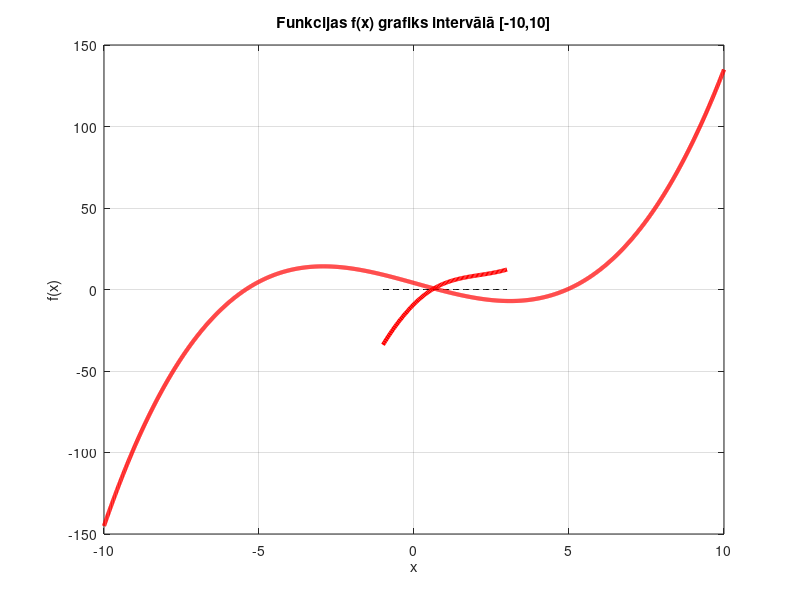
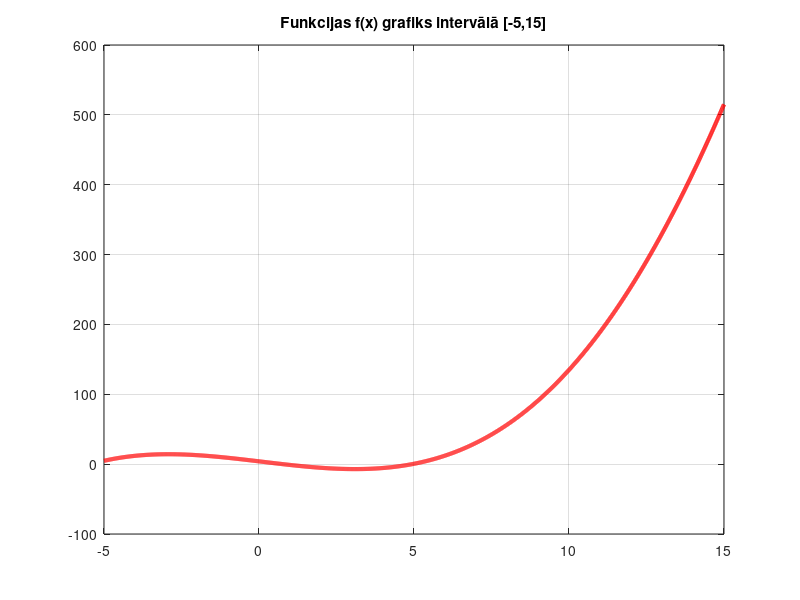

These charts were generated, in order, by the following MATLAB code: (Note: this script raises an error after producing the figures.)
clc, clearvars, format compact, close all, format longG

%% 1. Uzdevums

x = linspace(-10, 10, 400);
y = linspace(-5, 5, 400);
[X, Y] = meshgrid(x, y);

f1 = X.^2/12 + Y.^2 - 3;
f2 = sin(2.2*X) + 0.5*Y - 1;

figure;
hold on;
contour(X, Y, f1, [0 0], 'LineWidth', 2);
contour(X, Y, f2, [0 0], 'LineWidth', 2);
hold off;

grid on;
xlabel('x1');
ylabel('x2');
title('Divu liniju krustojums');
axis equal;

%% 2. Uzdevums

integ = @(a,x) (a + 4*sqrt(x)).^(1/3) .* atan(x.^3 + 4);

for a = 1:20
    fun = @(x) integ(a, x);
    int_val(a) = integral(fun, 2, 3) - 4;
end

a_pr = 1:20;
plot(a_pr, int_val, 'r', 'LineWidth', 3)
title('Funkcijas f(a) grafiks intervālā [1; 20]')
xlabel('a'), ylabel('f(a)'), grid on

iter = 6;
a_xn = zeros(1, iter+2);
a_xn = [5 8]; % sākuma tuvinājumi (pielāgot pēc grafika!)

for i = 1:2
    fun = @(x) integ(a_xn(i), x);
    f_val(i) = integral(fun, 2, 3) - 4; % MAINĪTS: f_val nevis f
end

for k = 1:iter
    k1 = k+1;
    i = k+2;
    a_xn(i) = a_xn(k1) - f_val(k1)*(a_xn(k1) - a_xn(k))/(f_val(k1) - f_val(k));
    fun = @(x) integ(a_xn(i), x);
    f_val(i) = integral(fun, 2, 3) - 4; % MAINĪTS: f_val nevis f
    M_pr(k,1) = a_xn(i);
    M_pr(k,2) = f_val(i); % MAINĪTS: f_val nevis f
end

fprintf('   a = %.4f \n', M_pr(iter,1))
format

%% 3. Uzdevums

f = @(x) (x - 2).^3 + 2.*x - 1 + 5.*atan(x);

x_val = linspace(-1, 3, 100);
for i = 1:length(x_val)
    f_val(i) = f(x_val(i));
end

plot(x_val, f_val, 'r', 'LineWidth', 3)
hold on
plot(x_val, zeros(size(x_val)), 'k--')
title(['Funkcijas f(x) grafiks'])
xlabel('x'), ylabel('f(x)'), grid on

iter = 2;
x_n = zeros(1, iter+2);
x_n = [0 1.5];

for i = 1:2
    f_n(i) = f(x_n(i));
end

for k = 1:iter
    k1 = k+1;
    i = k+2;
    x_n(i) = x_n(k1) - f_n(k1)*(x_n(k1) - x_n(k))/(f_n(k1) - f_n(k));
    f_n(i) = f(x_n(i));
    M_pr(k,1) = x_n(i);
    M_pr(k,2) = f_n(i);
end

fprintf('   x = %.4f \n', M_pr(iter,1))

%% 4. Uzdevums

f = @(x)0.2*x.^3 - 5*x + 5 - exp(0.3*x);

x_pr = -10:0.01:10;
plot(x_pr, f(x_pr), 'r', 'LineWidth', 3)
grid on, title('Funkcijas f(x) grafiks intervālā [-10,10]')

figure, x_pr = -5:0.01:15;
plot(x_pr, f(x_pr), 'r', 'LineWidth', 3)
grid on, title('Funkcijas f(x) grafiks intervālā [-5,15]')

x_app = [0.5, 5, 10];
iter = 10;
syms x, fpr(x) = diff(f(x), x);

for j = 1:length(x_app)
    M = zeros(iter, 2);
    xn = x_app(j);
    for i = 1:iter
        xn = xn - f(xn)/double(fpr(xn));
        M(i,1) = xn; 
        M(i,2) = f(xn);
    end
    xapp_val(j) = M(iter,1);
end

[max_root, idx] = max(xapp_val);

fprintf('   x = %.4f\n', max_root)
format

%% 5. Uzdevums

f1 = @(x1,x2) sin(x2-2) - 2.5*x1 + 5;
f2 = @(x1,x2) 1.5*x2 + cos(2*x1-3) + 1;

xapp = [1, -1];

syms x1 x2
fun = [ sin(x2-2) - 2.5*x1 + 5;
        1.5*x2 + cos(2*x1-3) + 1 ];
fun_pr = [ diff(fun(1), x1), diff(fun(1), x2);
           diff(fun(2), x1), diff(fun(2), x2) ];

epsi = 1e-7; k = 0;
sol_norm = 1;
xapp_pr = xapp;
M_pr = [];

while sol_norm > epsi
    for i = 1:2
        B(i,1) = -double(subs(fun(i), [x1 x2], xapp));
        for j = 1:2
            A(i,j) = double(subs(fun_pr(i,j), [x1 x2], xapp));
        end
    end
    xdelta = A\B;
    xapp = xapp + xdelta';
    c = double(subs(fun, [x1 x2], xapp));
    sol_norm = norm(c);
    k = k + 1;
    M_pr(k,1:2) = xapp;
    M_pr(k,3)   = sol_norm;
end

fprintf('x2 = %.4f\n', M_pr(k,2))
format